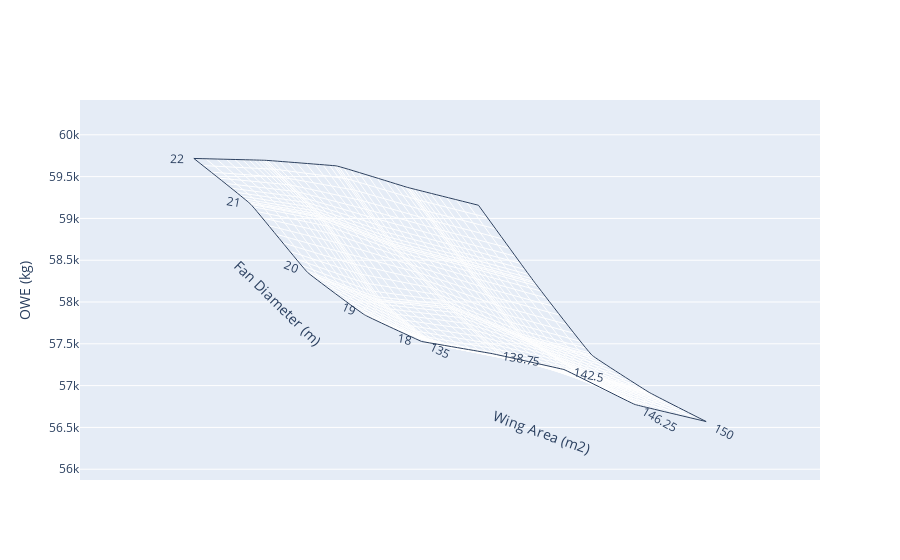

Notebook code cell kept with this figure:
### Code cell
draw_carpet(input["WingArea"],input["FanDiameter"],output["OWE"],'Wing Area (m2)',"Fan Diameter (m)","OWE (kg)")

### Figure 1 — Plotly figure (JSON) as saved in the notebook; plotly's stock layout.template omitted (floating-point values rounded to 4 significant figures)
{"data": [{"a": [135, 135, 135, 135, 135, 138.8, 138.8, 138.8, 138.8, 138.8, 142.5, 142.5, 142.5, 142.5, 142.5, 146.2, 146.2, 146.2, 146.2, 146.2, 150, 150, 150, 150, 150], "aaxis": {"minorgridcount": 10, "smoothing": 0.1, "title": {"text": "Wing Area (m2)"}}, "b": [18, 19, 20, 21, 22, 18, 19, 20, 21, 22, 18, 19, 20, 21, 22, 18, 19, 20, 21, 22, 18, 19, 20, 21, 22], "baxis": {"minorgridcount": 10, "smoothing": 0.2, "title": {"text": "Fan Diameter (m)"}}, "cheaterslope": 0.8, "type": "carpet", "y": [57530.0, 57850.0, 58350.0, 59170.0, 59720.0, 57380.0, 57490.0, 58030.0, 59010.0, 59700.0, 57190.0, 57320.0, 57940.0, 58680.0, 59630.0, 56770.0, 57170.0, 57590.0, 58460.0, 59370.0, 56570.0, 56920.0, 57360.0, 58220.0, 59160.0], "yaxis": "y"}], "layout": {"yaxis": {"title": {"text": "OWE (kg)"}}}}
